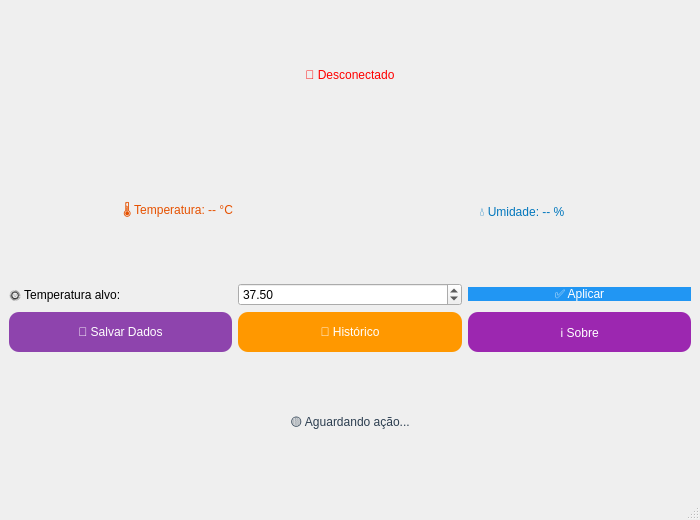
<?xml version="1.0" encoding="UTF-8"?>
<ui version="4.0">
 <class>MainWindow</class>
 <widget class="QMainWindow" name="MainWindow">
  <property name="geometry">
   <rect>
    <x>0</x>
    <y>0</y>
    <width>700</width>
    <height>520</height>
   </rect>
  </property>
  <property name="windowTitle">
   <string>Smart Incubator</string>
  </property>
  <widget class="QWidget" name="centralwidget">
   <layout class="QVBoxLayout" name="verticalLayout">
    <item>
     <layout class="QHBoxLayout" name="statusLayout">
      <item>
       <widget class="QLabel" name="connectionStatusLabel">
        <property name="styleSheet">
         <string notr="true">color: red; font: bold 14pt &quot;Segoe UI&quot;;</string>
        </property>
        <property name="text">
         <string>🔴 Desconectado</string>
        </property>
        <property name="alignment">
         <set>Qt::AlignmentFlag::AlignCenter</set>
        </property>
       </widget>
      </item>
     </layout>
    </item>
    <item>
     <layout class="QHBoxLayout" name="sensorLayout">
      <item>
       <widget class="QLabel" name="tempLabel">
        <property name="styleSheet">
         <string notr="true">font: bold 20pt &quot;Segoe UI&quot;; color: #E65100;</string>
        </property>
        <property name="text">
         <string>🌡️ Temperatura: -- °C</string>
        </property>
        <property name="alignment">
         <set>Qt::AlignmentFlag::AlignCenter</set>
        </property>
       </widget>
      </item>
      <item>
       <widget class="QLabel" name="humLabel">
        <property name="styleSheet">
         <string notr="true">font: bold 20pt &quot;Segoe UI&quot;; color: #0277BD;</string>
        </property>
        <property name="text">
         <string>💧 Umidade: -- %</string>
        </property>
        <property name="alignment">
         <set>Qt::AlignmentFlag::AlignCenter</set>
        </property>
       </widget>
      </item>
     </layout>
    </item>
    <item>
     <layout class="QHBoxLayout" name="tempControlLayout">
      <item>
       <widget class="QLabel" name="targetTempLabel">
        <property name="styleSheet">
         <string notr="true">font: 14pt &quot;Segoe UI&quot;;</string>
        </property>
        <property name="text">
         <string>🌞 Temperatura alvo:</string>
        </property>
       </widget>
      </item>
      <item>
       <widget class="QDoubleSpinBox" name="targetTempSpinBox">
        <property name="styleSheet">
         <string notr="true">font: 14pt &quot;Segoe UI&quot;;</string>
        </property>
        <property name="minimum">
         <double>20.000000000000000</double>
        </property>
        <property name="maximum">
         <double>45.000000000000000</double>
        </property>
        <property name="singleStep">
         <double>0.500000000000000</double>
        </property>
        <property name="value">
         <double>37.500000000000000</double>
        </property>
       </widget>
      </item>
      <item>
       <widget class="QPushButton" name="applyTempButton">
        <property name="styleSheet">
         <string notr="true">
QPushButton {
 background-color: #2196F3;
 color: white;
 font: bold 14pt &quot;Segoe UI&quot;;
 border-radius: 10px;
}
QPushButton:hover {
 background-color: #1976D2;
}
         </string>
        </property>
        <property name="text">
         <string>✅ Aplicar</string>
        </property>
       </widget>
      </item>
     </layout>
    </item>
    <item>
     <layout class="QHBoxLayout" name="bottomLayout">
      <item>
       <widget class="QPushButton" name="saveButton">
        <property name="minimumSize">
         <size>
          <width>150</width>
          <height>40</height>
         </size>
        </property>
        <property name="styleSheet">
         <string notr="true">background-color: #8E44AD; color: white; font: bold 12pt &quot;Segoe UI&quot;; border-radius: 10px;</string>
        </property>
        <property name="text">
         <string>💾 Salvar Dados</string>
        </property>
       </widget>
      </item>
      <item>
       <widget class="QPushButton" name="historyButton">
        <property name="minimumSize">
         <size>
          <width>150</width>
          <height>40</height>
         </size>
        </property>
        <property name="styleSheet">
         <string notr="true">background-color: #FF9800; color: white; font: bold 12pt &quot;Segoe UI&quot;; border-radius: 10px;</string>
        </property>
        <property name="text">
         <string>📜 Histórico</string>
        </property>
       </widget>
      </item>
      <item>
       <widget class="QPushButton" name="aboutButton">
        <property name="minimumSize">
         <size>
          <width>150</width>
          <height>40</height>
         </size>
        </property>
        <property name="styleSheet">
         <string notr="true">background-color: #9C27B0; color: white; font: bold 12pt &quot;Segoe UI&quot;; border-radius: 10px;</string>
        </property>
        <property name="text">
         <string>ℹ️ Sobre</string>
        </property>
       </widget>
      </item>
     </layout>
    </item>
    <item>
     <widget class="QLabel" name="statusLabel">
      <property name="styleSheet">
       <string notr="true">font: bold 12pt &quot;Segoe UI&quot;; color: #2C3E50;</string>
      </property>
      <property name="text">
       <string>🟡 Aguardando ação...</string>
      </property>
      <property name="alignment">
       <set>Qt::AlignmentFlag::AlignCenter</set>
      </property>
     </widget>
    </item>
   </layout>
  </widget>
  <widget class="QStatusBar" name="statusbar"/>
 </widget>
 <resources/>
 <connections/>
</ui>
